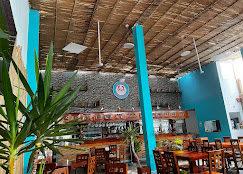
#> input picture assets/esteros-photos/ceviche pic 1.jpg, 243 x 174 px; its folder holds only this picture in this run
$ python make-esteros-contact-sheet.py
#> lines starting #> are read from the running program, lines starting #| are printed output that depends on the picture
from pathlib import Path

from PIL import Image, ImageDraw, ImageFont


ROOT = Path(__file__).resolve().parents[1]
SOURCE = ROOT / "assets" / "esteros-photos"
OUTPUT = ROOT / "docs" / "assets" / "esteros-contact-sheet.jpg"

SCORES = {
    1: 7.5, 2: 6.0, 3: 7.5, 4: 5.5, 5: 7.8, 6: 6.3, 7: 6.8,
    8: 7.9, 9: 7.0, 10: 5.5, 11: 5.8, 12: 8.4, 13: 7.6, 14: 7.2,
}


def font(size: int, bold: bool = False):
    candidates = (
        "/System/Library/Fonts/Supplemental/Arial Bold.ttf"
        if bold
        else "/System/Library/Fonts/Supplemental/Arial.ttf",
        "/usr/share/fonts/truetype/dejavu/DejaVuSans-Bold.ttf"
        if bold
        else "/usr/share/fonts/truetype/dejavu/DejaVuSans.ttf",
    )
    for candidate in candidates:
        if Path(candidate).exists():
            return ImageFont.truetype(candidate, size)
    return ImageFont.load_default()


def main():
    files = sorted(SOURCE.glob("*.jpg"), key=lambda p: int(p.stem.rsplit(" ", 1)[-1]))
    card_w, card_h = 360, 300
    cols = 3
    rows = (len(files) + cols - 1) // cols
    sheet = Image.new("RGB", (cols * card_w, rows * card_h), "#f2eee4")
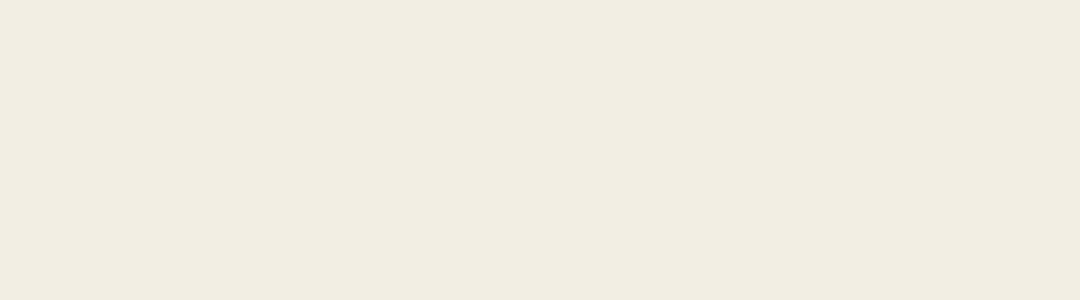
#> sheet: PIL image 1080x300 RGB; mean R, G, B 242, 238, 228
    draw = ImageDraw.Draw(sheet)
    title_font = font(24, True)
    meta_font = font(16)
    score_font = font(20, True)

    for i, path in enumerate(files):
        number = int(path.stem.rsplit(" ", 1)[-1])
        image = Image.open(path).convert("RGB")
#> image is the input picture: PIL image 243x174 RGB; mean R, G, B 100.4, 102.5, 87.2
        image.thumbnail((card_w - 24, 220))
        x = (i % cols) * card_w
        y = (i // cols) * card_h
        image_x = x + (card_w - image.width) // 2
#> image_x = 58
        image_y = y + 12
        sheet.paste(image, (image_x, image_y))
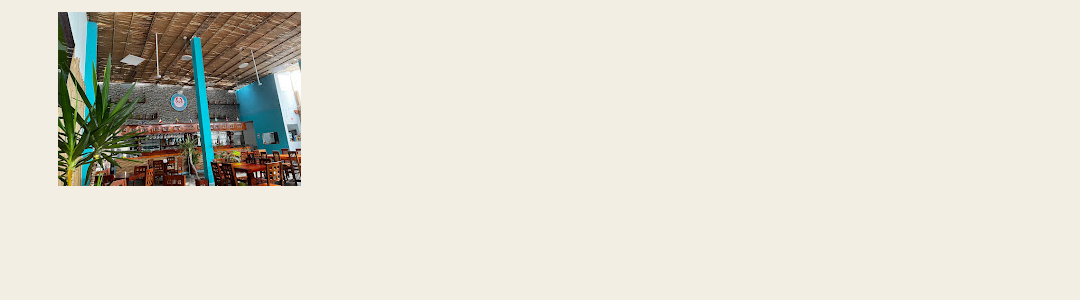
#> sheet: PIL image 1080x300 RGB; mean R, G, B 223.5, 220.3, 209.6
        draw.text((x + 12, y + 238), f"#{number}  {path.name}", fill="#102f56", font=title_font)
        draw.text((x + 12, y + 268), f"{Image.open(path).size[0]} × {Image.open(path).size[1]} px", fill="#53606e", font=meta_font)
        draw.text((x + card_w - 84, y + 263), f"{SCORES[number]:.1f}", fill="#b34b2e", font=score_font)
        draw.line((x, y + card_h - 1, x + card_w, y + card_h - 1), fill="#d2c8b8", width=1)

    OUTPUT.parent.mkdir(parents=True, exist_ok=True)
    sheet.save(OUTPUT, quality=92, optimize=True)
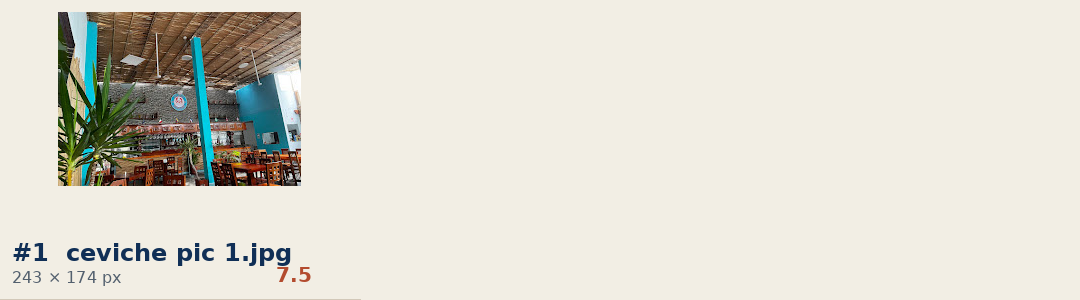
#> saved as esteros-contact-sheet.jpg: PIL image 1080x300 RGB; mean R, G, B 222, 219, 208.6
    print(f"Wrote {OUTPUT} ({sheet.width}x{sheet.height})")
#| Wrote docs/assets/esteros-contact-sheet.jpg (1080x300)


if __name__ == "__main__":
    main()

$ run again, on assets/esteros-photos/ceviche pic 10.jpg
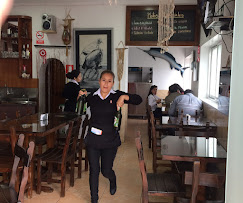
#> input picture assets/esteros-photos/ceviche pic 10.jpg, 243 x 203 px
#> in main, image is the input picture: PIL image 243x203 RGB; mean R, G, B 98.7, 86.3, 80.4
#> in main, `sheet.paste(image, (image_x, image_y))`:
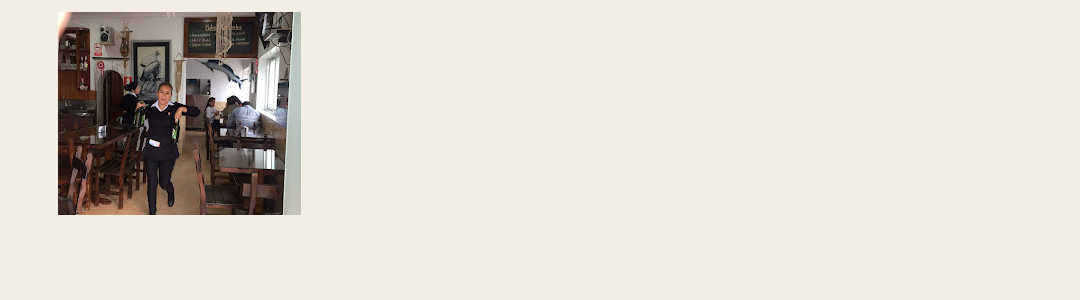
#> sheet: PIL image 1080x300 RGB; mean R, G, B 220.2, 214.9, 205.5
#> in main, `sheet.save(OUTPUT, quality=92, optimize=True)`:
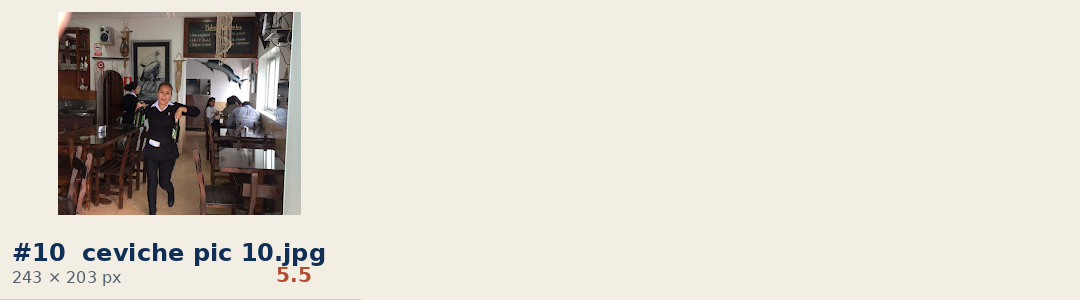
#> saved as esteros-contact-sheet.jpg: PIL image 1080x300 RGB; mean R, G, B 218.4, 213.4, 204.3
#| Wrote docs/assets/esteros-contact-sheet.jpg (1080x300)

$ run again, on assets/esteros-photos/ceviche pic 11.jpg
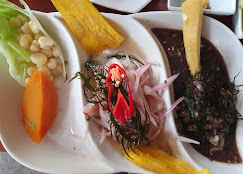
#> input picture assets/esteros-photos/ceviche pic 11.jpg, 243 x 174 px
#> in main, image is the input picture: PIL image 243x174 RGB; mean R, G, B 144, 119.4, 96.1
#> in main, `sheet.paste(image, (image_x, image_y))`:
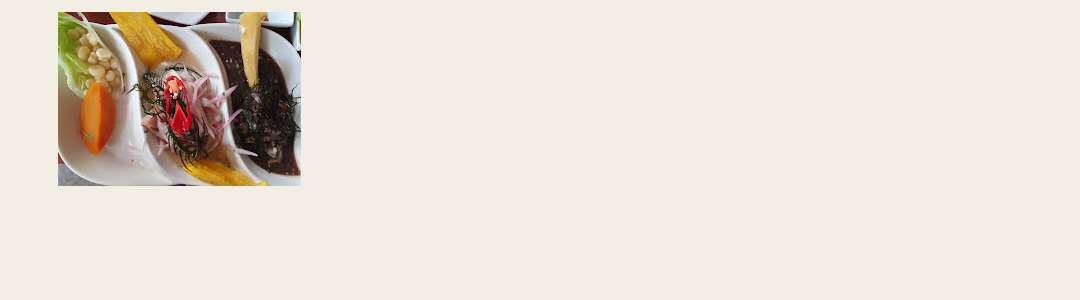
#> sheet: PIL image 1080x300 RGB; mean R, G, B 229.2, 222.5, 210.8
#> in main, `sheet.save(OUTPUT, quality=92, optimize=True)`:
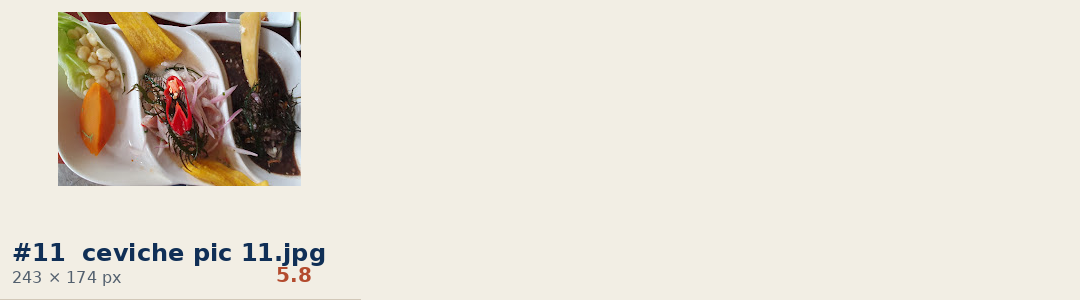
#> saved as esteros-contact-sheet.jpg: PIL image 1080x300 RGB; mean R, G, B 227.5, 221, 209.6
#| Wrote docs/assets/esteros-contact-sheet.jpg (1080x300)
